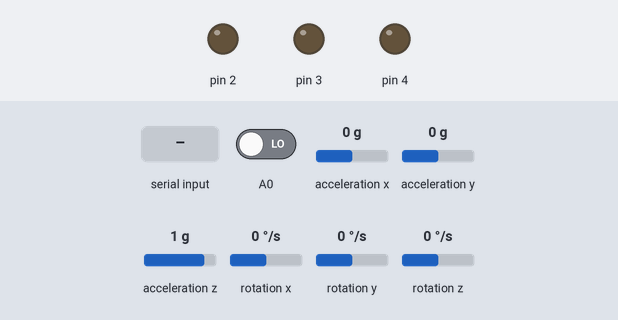
The sketch below on a simulated Arduino Uno, built with avr-gcc and run on an emulated ATmega328P. Parts: output pins drawn as LEDs (lit = HIGH). Wiring (inferred from the names in the program): MPU-6050 motion sensor at I2C address 0x68. Inputs (shaded band) come from the test bench; at power-on: rotation z 0 °/s, A0 LOW, acceleration x 0 g, acceleration y 0 g, acceleration z 1 g, rotation x 0 °/s, rotation y 0 °/s. What the sketch prints to the serial monitor is not drawn.

Above: at 2.2 s.
2.3 s: "Z" received over Serial
At 2.42 s:
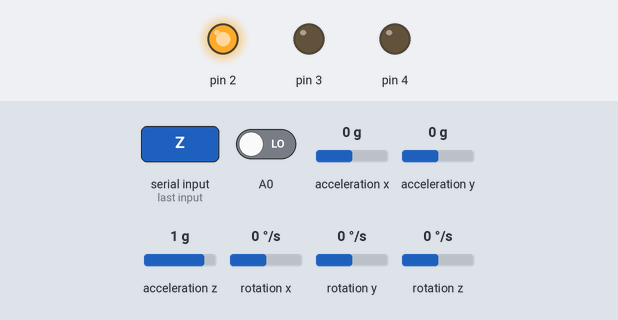
5.5 s: rotation z set to 96 °/s
7.0 s: rotation z set to 104 °/s
Timing chart, 0 to 10.0 s (numbered marks = the images above; inputs shaded):
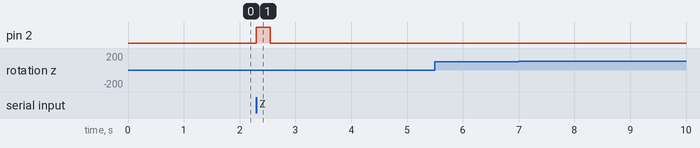

The sketch:

BeatRiding.ino
```cpp
#include <LiquidCrystal.h>
#include <Wire.h>
#include <Time.h>
//자이로센서
#define Device_Address 0x68
#define PWR_MGMT_1 0x6B
#define SMPLRT_DIV 0x19
#define CONFIG 0x1A
#define GYRO_CONFIG 0x1B
#define INT_ENABLE 0x38
#define ACCEL_XOUT_H 0x3B
#define ACCEL_YOUT_H 0x3D
#define ACCEL_ZOUT_H 0x3F
#define GYRO_XOUT_H 0x43
#define GYRO_YOUT_H 0x45
#define GYRO_ZOUT_H 0x47

//방향
float AcX,AcY, AcZ, Tmp, GyX, GyY, GyZ;
float dt;
float accel_angle_x, accel_angle_y, accel_angle_z;
float gyro_angle_x, gyro_angle_y, gyro_angle_z;
float filtered_angle_x, filtered_angle_y, filtered_angle_z;
float baseAcX, baseAcY, baseAcZ;
float baseGyX, baseGyY, baseGyZ;
float gyro_x, gyro_y, gyro_z;

unsigned long now = 0;   // 현재 시간 저장용 변수
unsigned long past = 0;

int cnt = 0; //진동모터에 사용

bool check=false; // L버튼
bool check2=false; // R버튼
bool check3=false; // 핸들 왼쪽방향
bool check4=false; // 핸들 오른쪽방향
//속도
float radius = 32; // 바퀴당 이동 거리를 확인 하기 위해 자전거 바퀴의 반지름을 입력해 줍니다.(Cm 단위)
float circle = (2 * radius * 3.14) / 100;  // 자전거 바퀴의 둘레를 계산(단위를 m로 바꿔주기 위해 100을 나눕니다.)
float bySpeed = 0; // 자전거의 속도
float ckTime = 0;  // 리드 스위치 cheked time
float uckTime = 0; // 리드 스위치 Unckecked Time
float cycleTime = 0;  // 리드스위치가 인식이 안됬을 시간 부터 인식됬을 때까지의 시간
float distance = 0; // 자전거의 누적 이동 거리
int count = 0;  // 리드스위치의 노이즈를 제거하기 위해 카운트를 넣어줍니다.
boolean temp = 0;  // 리드 스위치가 닫혔는지 확인하는 변수
float tim = 0; //속도 메시지 조절 시간 변수
float tim2 = 0;

void setup(){
  Serial.begin(115200);
  initSensor();
  calibAccelGyro(); // 안정된 상태에서의 가속도 자이로 값 계산
  past = millis();
  pinMode(2, OUTPUT); // 진동
  pinMode(3, OUTPUT); // LEFT 버튼
  pinMode(4, OUTPUT); // RIGHT 버튼
}

void loop(){
    //방향
    readAccelGyro();
    calcDT();
    calcAccelYPR();
    calcGyroYPR();
    calcFilteredYPR();

    if((filtered_angle_z<-10)&&(check3==false)){ // 핸들 왼쪽 W 전송
      Serial.println("W");
      check3=true;
    }
     if((filtered_angle_z>10)&&(check4==false)){ // 핸들 오른쪽 E 전송
      Serial.println("E");
      check4=true;
    }
    if((filtered_angle_z<10)&&(filtered_angle_z>-10)){ // 초기화
       check3=false;
        check4=false;
    }

    //버튼
    if((digitalRead(3)==HIGH)&&(check==false)){ // L버튼 누를시 -> "L" 메시지 전송(유니티에서 L버튼 인식시키기 위해 사용)
      Serial.println("L");
      check=true;
      }
    if(digitalRead(3)==LOW){ // L버튼 누를시 -> "L" 메시지 전송(유니티에서 L버튼 인식시키기 위해 사용)
      check=false;
      }
      if((digitalRead(4)==HIGH)&&(check2==false)){ // R버튼 누를시 -> "R" 메시지 전송(유니티에서 R버튼 인식시키기 위해 사용)
      Serial.println("R");
      check2=true;
      }
    if(digitalRead(4)==LOW){ // R버튼 누를시 -> "R" 메시지 전송(유니티에서 R버튼 인식시키기 위해 사용)
      check2=false;
      }
    //진동
  char data = Serial.read(); // 시리얼 통신 메시지 읽어와 저장
  if(data == 'Z'){
    digitalWrite(2, HIGH); // 시리얼 통신에서 메시지가 "Z"일 때 진동모터 켬
    cnt = 0;
  }
  cnt++;
  if(cnt>100){
    digitalWrite(2, LOW); //진동모터 끔
  }

  //속도
  boolean check = digitalRead(A0); // 리드스위치의 상태를 확인합니다.

  if(check == 1 && temp == 0){  // 리드 스위치가 열릴 때(닫힘 -> 열림)
    ckTime = millis();  // 시간을 확인해서 저장합니다.
    temp = 1;  // temp값을 1로 바꿔줍니다.(리드스위치가 열려있는 상태값 저장)
  }

  else if(check == 0 && temp == 1 && count > 5){  // 리드 스위치가 닫히고(열림 -> 닫힘), 노이즈 방지 카운트가 5이상일때
    uckTime = millis();  // 시간을 확인해서 저장합니다.

    cycleTime = (uckTime - ckTime) / 1000; // 열릴 때 시각과 닫힐 때 시각의 차를 이용하여 바퀴가 한바퀴 돌때 걸린 시간을 계산합니다.
    bySpeed = (circle / cycleTime) * 3.6; // 바퀴가 한바퀴 돌때의 거리와 시간을 가지고 속도를 구해줍니다.(단위는 Km/h입니다.)
    temp = 0;
    count = 0;
    distance += circle;  // 한바퀴 돌았으면 이동거리를 누적 이동거리에 더해줍니다.
  }
  if(check == 1){  // 리드 스위치가 열려있으면 카운트를 1씩 증가 시켜 줍니다.
    count++;
    if(count > 1000){ // 카운트가 5000이 넘어가면(자전거가 멈췄을 때) 속도를 0으로 바꿔줍니다.
      bySpeed = 0;
    }
  }
  tim2 = millis(); //메시지 조절 시간 변수
  if((tim2-tim)>=500){
  Serial.print("V|");   // 속도 값 구분해주기 위해 사용
  Serial.println(bySpeed);// 시리얼 모니터를 이용하여 속도를 확인합니다.
  tim = millis();
  }
}

void initSensor(){
  Wire.begin();
  Wire.beginTransmission(Device_Address);   // I2C 통신용 어드레스(주소)
  Wire.write(0x6B);    // MPU6050과 통신을 시작하기 위해서는 0x6B번지에
  Wire.write(0x00); //초기화
  Wire.endTransmission(true);

  //자이로
  Wire.beginTransmission(0x68);
  Wire.write(0x1B);
  Wire.write(0x08); //fs_sel = 1 => +- 1000 도/초, 범위가 작으면 섬세하게, 범위가 넓으면 큰 각도변화
  Wire.endTransmission(true);

  //가속도
  //Wire.beginTransmission(0x68);
  //Wire.write(0x1C);
  //Wire.write(0x08);
  //Wire.endTransmission(true);

}

void calibAccelGyro()
{
    float sumAcX = 0, sumAcY = 0, sumAcZ = 0;
    float sumGyX = 0, sumGyY = 0, sumGyZ = 0;
    readAccelGyro();
    for (int i = 0; i < 10; i++)
    {
        readAccelGyro();
        sumAcX += AcX;
        sumAcY += AcY;
        sumAcZ += AcZ;
        sumGyX += GyX;
        sumGyY += GyY;
        sumGyZ += GyZ;
        delay(100);
    }
    baseAcX = sumAcX / 10;
    baseAcY = sumAcY / 10;
    baseAcZ = sumAcZ / 10;
    baseGyX = sumGyX / 10;
    baseGyY = sumGyY / 10;
    baseGyZ = sumGyZ / 10;
    //printf("baseAcX %f\t", baseAcX);
    //printf("baseAcY %f\t", baseAcY);
    //printf("baseAcZ %f\t\n", baseAcZ);
}
void calcDT()
{
    now = millis();
    dt = (now - past) / 1000.0;
    past = now;
}

void readAccelGyro()
{
    Wire.beginTransmission(Device_Address);
    Wire.write(0x3B);   // AcX 레지스터 위치(주소)를 지칭합니다
    Wire.endTransmission(false); //연결 유지
    Wire.requestFrom(Device_Address, 14, true);  // AcX 주소 이후의 14byte의 데이터를 요청
    AcX = Wire.read() << 8 | Wire.read(); //두 개의 나뉘어진 바이트를 하나로 이어 붙여서 각 변수에 저장
    AcY = Wire.read() << 8 | Wire.read();
    AcZ = Wire.read() << 8 | Wire.read();
    Tmp = Wire.read() << 8 | Wire.read();
    GyX = Wire.read() << 8 | Wire.read();
    GyY = Wire.read() << 8 | Wire.read();
    GyZ = Wire.read() << 8 | Wire.read();
}

void calcAccelYPR()
{
    float accel_x, accel_y, accel_z;
    float accel_xz, accel_yz;
    const float RADIANS_TO_DEGREES = 180 / 3.14159;
    accel_x = AcX - baseAcX;
    accel_y = AcY - baseAcY;
    accel_z = AcZ + (16384 - baseAcZ);

    accel_yz = sqrt(pow(accel_y, 2) + pow(accel_z, 2));
    accel_angle_y = atan(-accel_x / accel_yz) * RADIANS_TO_DEGREES;
    accel_xz = sqrt(pow(accel_x, 2) + pow(accel_z, 2));
    accel_angle_x = atan(accel_y / accel_xz) * RADIANS_TO_DEGREES;
    accel_angle_z = 0;
}
void calcGyroYPR()
{
    const float GYROXYZ_TO_DEGREES_PER_SEC = 65;
    gyro_x = (GyX - baseGyX) / GYROXYZ_TO_DEGREES_PER_SEC;
    gyro_y = (GyY - baseGyY) / GYROXYZ_TO_DEGREES_PER_SEC;
    gyro_z = (GyZ - baseGyZ) / GYROXYZ_TO_DEGREES_PER_SEC;
    //자이로 센서의 값을 각속도로 매핑
}
void calcFilteredYPR()
{
    const float ALPHA = 0.96;
    float tmp_angle_x, tmp_angle_y, tmp_angle_z;
    tmp_angle_x = filtered_angle_x + gyro_x * dt; //각속도에서 각도로 변환
    tmp_angle_y = filtered_angle_y + gyro_y * dt;
    tmp_angle_z = filtered_angle_z + gyro_z * dt;
    filtered_angle_x = ALPHA * tmp_angle_x + (1.0 - ALPHA) * accel_angle_x;
    filtered_angle_y = ALPHA * tmp_angle_y + (1.0 - ALPHA) * accel_angle_y;
    filtered_angle_z = tmp_angle_z;
}
```

Measured:
- after the input at 2.3 s, pin 2: LOW → HIGH at once, → LOW 0.24 s later
- after the input at 5.5 s, every drawn part: stays the same
- after the input at 7.0 s, every drawn part: stays the same
